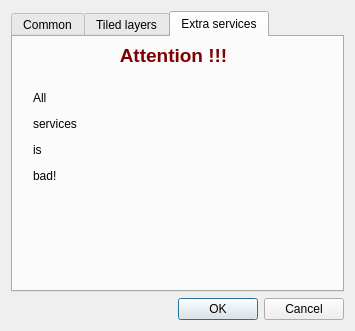
<?xml version="1.0" encoding="UTF-8"?>
<ui version="4.0">
 <class>MapServicesDialogBase</class>
 <widget class="QDialog" name="MapServicesDialogBase">
  <property name="geometry">
   <rect>
    <x>0</x>
    <y>0</y>
    <width>355</width>
    <height>331</height>
   </rect>
  </property>
  <property name="windowTitle">
   <string>Map Services Settings</string>
  </property>
  <layout class="QVBoxLayout" name="verticalLayout">
   <item>
    <widget class="QTabWidget" name="tabWidget">
     <property name="currentIndex">
      <number>2</number>
     </property>
     <widget class="QWidget" name="tabCommon">
      <attribute name="title">
       <string>Common</string>
      </attribute>
     </widget>
     <widget class="QWidget" name="tabTiledLayers">
      <attribute name="title">
       <string>Tiled layers</string>
      </attribute>
     </widget>
     <widget class="QWidget" name="tabExtraServices">
      <attribute name="title">
       <string>Extra services</string>
      </attribute>
      <widget class="QLabel" name="label">
       <property name="geometry">
        <rect>
         <x>80</x>
         <y>10</y>
         <width>161</width>
         <height>16</height>
        </rect>
       </property>
       <property name="palette">
        <palette>
         <active>
          <colorrole role="WindowText">
           <brush brushstyle="SolidPattern">
            <color alpha="255">
             <red>128</red>
             <green>0</green>
             <blue>0</blue>
            </color>
           </brush>
          </colorrole>
          <colorrole role="Text">
           <brush brushstyle="SolidPattern">
            <color alpha="255">
             <red>128</red>
             <green>0</green>
             <blue>0</blue>
            </color>
           </brush>
          </colorrole>
         </active>
         <inactive>
          <colorrole role="WindowText">
           <brush brushstyle="SolidPattern">
            <color alpha="255">
             <red>128</red>
             <green>0</green>
             <blue>0</blue>
            </color>
           </brush>
          </colorrole>
          <colorrole role="Text">
           <brush brushstyle="SolidPattern">
            <color alpha="255">
             <red>128</red>
             <green>0</green>
             <blue>0</blue>
            </color>
           </brush>
          </colorrole>
         </inactive>
         <disabled>
          <colorrole role="WindowText">
           <brush brushstyle="SolidPattern">
            <color alpha="255">
             <red>144</red>
             <green>141</green>
             <blue>139</blue>
            </color>
           </brush>
          </colorrole>
          <colorrole role="Text">
           <brush brushstyle="SolidPattern">
            <color alpha="255">
             <red>169</red>
             <green>167</green>
             <blue>167</blue>
            </color>
           </brush>
          </colorrole>
         </disabled>
        </palette>
       </property>
       <property name="font">
        <font>
         <pointsize>14</pointsize>
         <weight>75</weight>
         <bold>true</bold>
        </font>
       </property>
       <property name="text">
        <string>Attention !!!</string>
       </property>
       <property name="alignment">
        <set>Qt::AlignCenter</set>
       </property>
      </widget>
      <widget class="QLabel" name="label_2">
       <property name="geometry">
        <rect>
         <x>20</x>
         <y>40</y>
         <width>81</width>
         <height>121</height>
        </rect>
       </property>
       <property name="text">
        <string>&lt;html&gt;&lt;head/&gt;&lt;body&gt;&lt;p&gt;All &lt;/p&gt;&lt;p&gt;services&lt;/p&gt;&lt;p&gt;is&lt;/p&gt;&lt;p&gt;bad!&lt;/p&gt;&lt;/body&gt;&lt;/html&gt;</string>
       </property>
      </widget>
     </widget>
    </widget>
   </item>
   <item>
    <widget class="QDialogButtonBox" name="button_box">
     <property name="orientation">
      <enum>Qt::Horizontal</enum>
     </property>
     <property name="standardButtons">
      <set>QDialogButtonBox::Cancel|QDialogButtonBox::Ok</set>
     </property>
    </widget>
   </item>
  </layout>
 </widget>
 <resources/>
 <connections>
  <connection>
   <sender>button_box</sender>
   <signal>accepted()</signal>
   <receiver>MapServicesDialogBase</receiver>
   <slot>accept()</slot>
   <hints>
    <hint type="sourcelabel">
     <x>20</x>
     <y>20</y>
    </hint>
    <hint type="destinationlabel">
     <x>20</x>
     <y>20</y>
    </hint>
   </hints>
  </connection>
  <connection>
   <sender>button_box</sender>
   <signal>rejected()</signal>
   <receiver>MapServicesDialogBase</receiver>
   <slot>reject()</slot>
   <hints>
    <hint type="sourcelabel">
     <x>20</x>
     <y>20</y>
    </hint>
    <hint type="destinationlabel">
     <x>20</x>
     <y>20</y>
    </hint>
   </hints>
  </connection>
 </connections>
</ui>
